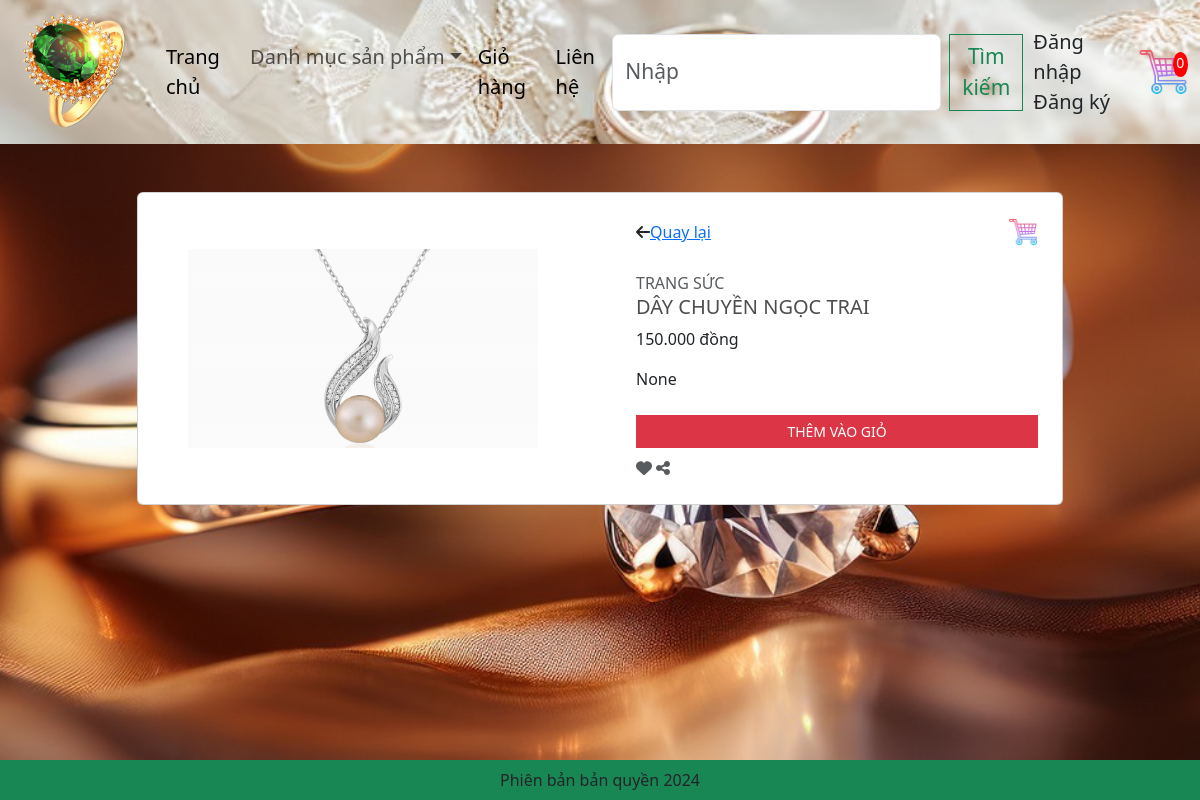
/detail/?id=1, run on the app's committed database.
### app/models.py (models this page shows, shortened)
class Product(models.Model):
    category = models.ManyToManyField(Category,related_name='product')
    name = models.CharField(max_length=200, null=True)  # Tên sản phẩm
    price = models.FloatField()  # Giá của sản phẩm
    digital = models.BooleanField(default=False, null=True, blank=False)  # Nếu là sản phẩm số
    image = models.ImageField(null=True, blank=True)  # Ảnh của sản phẩm
    detail = models.TextField(null=True,blank=True)
    @property
    def ImageURL(self):
        try:
            url = self.image.url
        except:
            url = ''
        return url

### app/views.py (the view)
# urls.py: path('detail/', views.detail, name="detail"),
def detail(request):
    if request.user.is_authenticated:
        customer = request.user
        order, created = Order.objects.get_or_create(customer=customer, complete=False)
        items = order.orderitem_set.all()
        cartItems = order.get_cart_items
        for item in items:
            if item.product: # Kiểm tra item.product có phải None không
                item.total_price = item.product.price * item.quantity
            else:
                print(f"OrderItem ID: {item.id}, Product: {item.product}") # In ra log nếu là None
                item.delete()
    else:
        items = []  # Nếu chưa đăng nhập, giỏ hàng rỗng
        order = {'get_cart_items': 0, 'get_cart_total': 0}  # Đơn hàng chưa có sản phẩm
        cartItems = order['get_cart_items']
    id = request.GET.get('id','')
    products = Product.objects.filter(id=id)
    categories = Category.objects.filter(is_sub =False)
    context = {'products':products,'categories':categories,'items': items, 'order': order,'cartItems':cartItems}  # Truyền dữ liệu giỏ hàng vào template
    return render(request, 'app/detail.html', context)

### app/templatetags/custom_filters.py (called while the page is built)
@register.filter
def format_currency(value):
    try:
        value = int(value)
    except (ValueError, TypeError):
        return value  # Trả lại nguyên giá trị nếu không phải số
    formatted_value = f"{value:,}".replace(",", ".")
    return f"{formatted_value} đồng"

### app/templates/app/detail.html (shortened to what this page needs)
{% extends 'app/base.html' %}
{% load static %}
        {% block register %}
        <div class="container mt-5 mb-5">
            {% for product in products %}
            <div class="row d-flex justify-content-center">
                <div class="col-md-10">
                    <div class="card">
                        <div class="row">
                            <div class="col-md-6 d-flex justify-content-center align-items-center">
                                <div class="images p-3">
                                    <div class="text-center p-4">
                                        <img id="main-image" src="{{product.ImageURL}}" width="350" style="max-width: 100%; height: auto;" />
                                    </div>
                                </div>
                            </div>
                            <div class="col-md-6">
                                <div class="product p-4">
                                    <div class="d-flex justify-content-between align-items-center">
                                        <div class="d-flex align-items-center">
                                            <i class="fa fa-arrow-left"></i>
                                            <span class="ml-1"><a href="{% url 'home' %}">Quay lại</a></span>
                                        </div>
                                        <a href="{% url 'cart' %}" class="cart-link">
                                            <img id="cart-icon" class="img-fluid" style="width: 30px;" src="{% static 'images/shoppingcart.png' %}" alt="Cart Icon">
                                        </a>
                                                                            </div>
                                    <div class="mt-4 mb-3"> <span class="text-uppercase text-muted brand">Trang sức</span>
                                        <h5 class="text-uppercase">{{product.name}}</h5>
                                        {% load custom_filters %}
                                        <div class="price d-flex flex-row align-items-center"> <span class="act-price"> {{ product.price|format_currency }} </span>
                                        </div>
                                    </div>
                                    <p class="about">{{product.detail}}</p>
                                    <div class="cart mt-4 align-items-center">
                                    <button data-product={{product.id}} data-action = "add" class="btn btn-danger text-uppercase mr-2 px-4 add-btn w-100 mb-2 update-cart">Thêm vào giỏ</button>
                                    <i class="fa fa-heart text-muted"></i> <i class="fa fa-share-alt text-muted"></i> </div>
                                </div>
                            </div>
                        </div>
                    </div>
                </div>
            </div>
            {% endfor %}
        </div>
        {% endblock register %}

### app/static/app/css/style.css (style rules this page uses)
.price { margin: 0; font-size: 16px; }
.add-btn { font-size: 14px; padding: 5px 10px; }
.cart-link { transition: transform 0.2s ease-in-out; }
body { background-image: url('/static/app/images/background.jpg'); background-repeat: no-repeat; background-size: cover; background-position: center center; background-attachment: fixed; }
.text-center { text-align: center; }

### app/static/app/css/main.css (style rules this page uses)
body { background-color: hsl(0, 0%, 98%); }
h1,h2,h3,h4,h5,h6 { color:hsl(0, 0%, 30%); }
.product { border-radius: 0 0 4px 4px; }
#cart-icon { width:25px; display: inline-block; margin-left: 15px; }
.btn { border-radius: 0; }

### data on the page
Product: ImageURL (picture), name "DÂY CHUYỀN NGỌC TRAI", price "150.000 đồng", detail "None"

### other printed values
{{ cartItems }} "0"
